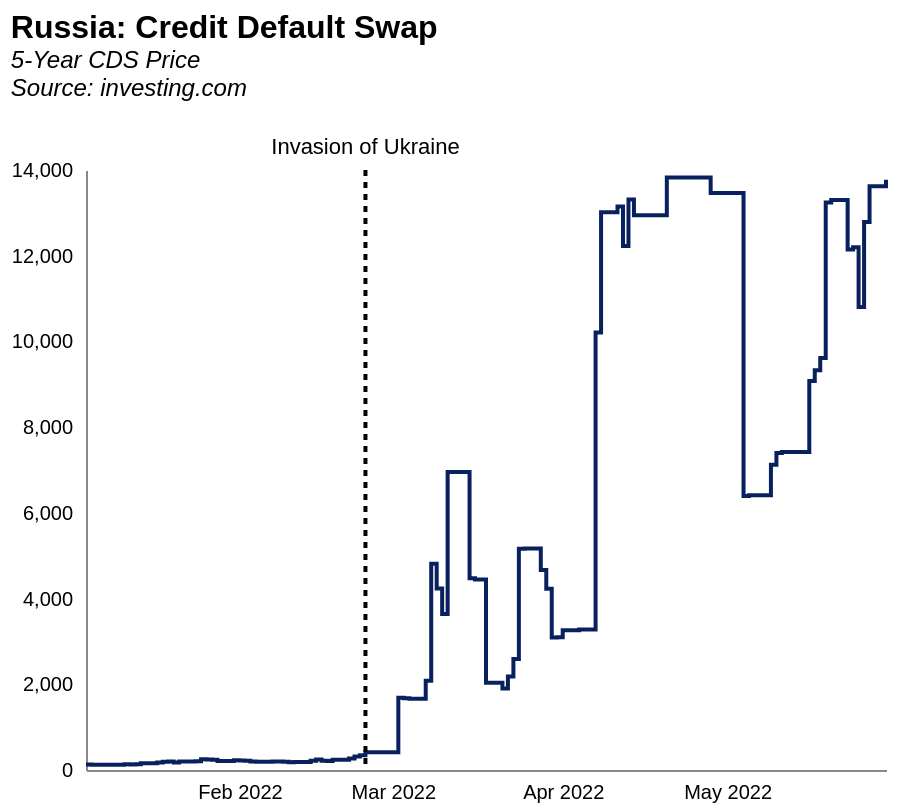

Specify this chart in Vega-Lite:
### Vega-Lite specification from a JSON file in a GitHub repository (floating-point values rounded to 4 significant figures)
{"config": {"axisX": {"labelPadding": 6, "tickOpacity": 0, "title": null, "grid": false, "ticks": false, "labelSeparation": 10}, "axisY": {"title": null, "grid": false, "tickOpacity": 0}, "title": {"fontSize": 16, "subtitleFontSize": 12, "subtitleFontStyle": "italic", "anchor": "start", "color": "black"}, "view": {"stroke": "transparent"}}, "layer": [{"data": {"name": "data-6e4a379e51b684f19b6fab970d4649a0"}, "mark": {"type": "line", "color": "rgb(9, 32, 95)", "interpolate": "step-after"}, "encoding": {"x": {"axis": {"format": "%b %Y"}, "field": "Date", "title": "", "type": "temporal"}, "y": {"field": "Value", "title": "", "type": "quantitative"}}}, {"data": {"name": "data-f1dd4e4b9fa9204019b4b6419f90ef77"}, "mark": {"type": "rule", "color": "black", "size": 2, "strokeDash": [3, 3]}, "encoding": {"x": {"field": "Date", "type": "temporal"}}}, {"data": {"name": "data-cd2b223828542871290781260c819e6b"}, "mark": {"type": "text", "color": "black", "dy": -15, "text": "Invasion of Ukraine"}, "encoding": {"x": {"field": "Date", "type": "temporal"}, "y": {"field": "Value", "type": "quantitative"}}}], "height": 300, "title": {"text": "Russia: Credit Default Swap", "subtitle": ["5-Year CDS Price", "Source: investing.com", ""]}, "width": 400, "$schema": "https://vega.github.io/schema/vega-lite/v5.8.0.json", "datasets": {"data-6e4a379e51b684f19b6fab970d4649a0": [{"Date": "2022-05-30T00:00:00", "Price": "13,775.17", "Open": "13,775.17", "High": "13,775.17", "Low": "13,775.17", "Change %": "1.15%", "Value": 13780.0}, {"Date": "2022-05-27T00:00:00", "Price": "13,618.26", "Open": "13,618.26", "High": "13,618.26", "Low": "13,618.26", "Change %": "6.51%", "Value": 13620.0}, {"Date": "2022-05-26T00:00:00", "Price": "12,785.99", "Open": "12,785.99", "High": "12,785.99", "Low": "12,785.99", "Change %": "18.35%", "Value": 12790.0}, {"Date": "2022-05-25T00:00:00", "Price": "10,803.99", "Open": "10,803.99", "High": "10,803.99", "Low": "10,803.99", "Change %": "-11.43%", "Value": 10800.0}, {"Date": "2022-05-24T00:00:00", "Price": "12,198.86", "Open": "12,198.86", "High": "12,198.86", "Low": "12,198.86", "Change %": "0.45%", "Value": 12200.0}, {"Date": "2022-05-23T00:00:00", "Price": "12,144.57", "Open": "12,144.57", "High": "12,144.57", "Low": "12,144.57", "Change %": "-8.69%", "Value": 12140.0}, {"Date": "2022-05-20T00:00:00", "Price": "13,301.03", "Open": "13,301.03", "High": "13,301.03", "Low": "13,301.03", "Change %": "0.46%", "Value": 13300.0}, {"Date": "2022-05-19T00:00:00", "Price": "13,239.71", "Open": "13,239.71", "High": "13,239.71", "Low": "13,239.71", "Change %": "37.75%", "Value": 13240.0}, {"Date": "2022-05-18T00:00:00", "Price": "9,611.44", "Open": "9,611.44", "High": "9,611.44", "Low": "9,611.44", "Change %": "3.03%", "Value": 9611.0}, {"Date": "2022-05-17T00:00:00", "Price": "9,328.45", "Open": "9,328.45", "High": "9,328.45", "Low": "9,328.45", "Change %": "2.78%", "Value": 9328.0}, {"Date": "2022-05-16T00:00:00", "Price": "9,076.03", "Open": "9,076.03", "High": "9,076.03", "Low": "9,076.03", "Change %": "22.35%", "Value": 9076.0}, {"Date": "2022-05-13T00:00:00", "Price": "7,417.83", "Open": "7,417.83", "High": "7,417.83", "Low": "7,417.83", "Change %": "0.01%", "Value": 7418.0}, {"Date": "2022-05-12T00:00:00", "Price": "7,417.23", "Open": "7,417.23", "High": "7,417.23", "Low": "7,417.23", "Change %": "0.00%", "Value": 7417.0}, {"Date": "2022-05-11T00:00:00", "Price": "7,417.23", "Open": "7,417.23", "High": "7,417.23", "Low": "7,417.23", "Change %": "0.28%", "Value": 7417.0}, {"Date": "2022-05-10T00:00:00", "Price": "7,396.53", "Open": "7,396.53", "High": "7,396.53", "Low": "7,396.53", "Change %": "3.87%", "Value": 7397.0}, {"Date": "2022-05-09T00:00:00", "Price": "7,121.10", "Open": "7,121.10", "High": "7,121.10", "Low": "7,121.10", "Change %": "11.12%", "Value": 7121.0}, {"Date": "2022-05-06T00:00:00", "Price": "6,408.42", "Open": "6,408.42", "High": "6,408.42", "Low": "6,408.42", "Change %": "0.00%", "Value": 6408.0}, {"Date": "2022-05-05T00:00:00", "Price": "6,408.42", "Open": "6,408.42", "High": "6,408.42", "Low": "6,408.42", "Change %": "0.25%", "Value": 6408.0}, {"Date": "2022-05-04T00:00:00", "Price": "6,392.31", "Open": "6,392.31", "High": "6,392.31", "Low": "6,392.31", "Change %": "-52.51%", "Value": 6392.0}, {"Date": "2022-04-28T00:00:00", "Price": "13,460.57", "Open": "13,460.57", "High": "13,460.57", "Low": "13,460.57", "Change %": "-2.62%", "Value": 13460.0}, {"Date": "2022-04-20T00:00:00", "Price": "13,822.99", "Open": "13,822.99", "High": "13,822.99", "Low": "13,822.99", "Change %": "6.80%", "Value": 13820.0}, {"Date": "2022-04-19T00:00:00", "Price": "12,943.23", "Open": "12,943.23", "High": "12,943.23", "Low": "12,943.23", "Change %": "0.00%", "Value": 12940.0}, {"Date": "2022-04-18T00:00:00", "Price": "12,943.23", "Open": "12,943.23", "High": "12,943.23", "Low": "12,943.23", "Change %": "0.00%", "Value": 12940.0}, {"Date": "2022-04-14T00:00:00", "Price": "12,943.23", "Open": "12,943.23", "High": "12,943.23", "Low": "12,943.23", "Change %": "-2.75%", "Value": 12940.0}, {"Date": "2022-04-13T00:00:00", "Price": "13,309.53", "Open": "13,309.53", "High": "13,309.53", "Low": "13,309.53", "Change %": "8.85%", "Value": 13310.0}, {"Date": "2022-04-12T00:00:00", "Price": "12,227.72", "Open": "12,227.72", "High": "12,227.72", "Low": "12,227.72", "Change %": "-7.01%", "Value": 12230.0}, {"Date": "2022-04-11T00:00:00", "Price": "13,148.91", "Open": "13,148.91", "High": "13,148.91", "Low": "13,148.91", "Change %": "1.04%", "Value": 13150.0}, {"Date": "2022-04-08T00:00:00", "Price": "13,013.86", "Open": "13,013.86", "High": "13,013.86", "Low": "13,013.86", "Change %": "27.50%", "Value": 13010.0}, {"Date": "2022-04-07T00:00:00", "Price": "10,207.32", "Open": "10,207.32", "High": "10,207.32", "Low": "10,207.32", "Change %": "211.21%", "Value": 10210.0}, {"Date": "2022-04-05T00:00:00", "Price": "3,279.87", "Open": "3,279.87", "High": "3,279.87", "Low": "3,279.87", "Change %": "0.04%", "Value": 3280.0}, {"Date": "2022-04-04T00:00:00", "Price": "3,278.67", "Open": "3,278.67", "High": "3,278.67", "Low": "3,278.67", "Change %": "0.56%", "Value": 3279.0}, {"Date": "2022-04-01T00:00:00", "Price": "3,260.49", "Open": "3,260.49", "High": "3,260.49", "Low": "3,260.49", "Change %": "5.34%", "Value": 3260.0}, {"Date": "2022-03-31T00:00:00", "Price": "3,095.30", "Open": "3,095.30", "High": "3,095.30", "Low": "3,095.30", "Change %": "0.06%", "Value": 3095.0}, {"Date": "2022-03-30T00:00:00", "Price": "3,093.40", "Open": "3,093.40", "High": "3,093.40", "Low": "3,093.40", "Change %": "-26.82%", "Value": 3093.0}, {"Date": "2022-03-29T00:00:00", "Price": "4,227.29", "Open": "4,227.29", "High": "4,227.29", "Low": "4,227.29", "Change %": "-9.36%", "Value": 4227.0}, {"Date": "2022-03-28T00:00:00", "Price": "4,663.86", "Open": "4,663.86", "High": "4,663.86", "Low": "4,663.86", "Change %": "-9.79%", "Value": 4664.0}, {"Date": "2022-03-25T00:00:00", "Price": "5,170.27", "Open": "5,170.27", "High": "5,170.27", "Low": "5,170.27", "Change %": "0.16%", "Value": 5170.0}, {"Date": "2022-03-24T00:00:00", "Price": "5,162.14", "Open": "5,162.14", "High": "5,162.14", "Low": "5,162.14", "Change %": "99.34%", "Value": 5162.0}, {"Date": "2022-03-23T00:00:00", "Price": "2,589.57", "Open": "2,589.57", "High": "2,589.57", "Low": "2,589.57", "Change %": "18.64%", "Value": 2590.0}, {"Date": "2022-03-22T00:00:00", "Price": "2,182.70", "Open": "2,182.70", "High": "2,182.70", "Low": "2,182.70", "Change %": "14.62%", "Value": 2183.0}, {"Date": "2022-03-21T00:00:00", "Price": "1,904.30", "Open": "1,904.30", "High": "1,904.30", "Low": "1,904.30", "Change %": "-6.52%", "Value": 1904.0}, {"Date": "2022-03-18T00:00:00", "Price": "2,037.05", "Open": "2,037.05", "High": "2,037.05", "Low": "2,037.05", "Change %": "-54.19%", "Value": 2037.0}, {"Date": "2022-03-16T00:00:00", "Price": "4,446.79", "Open": "4,446.79", "High": "4,446.79", "Low": "4,446.79", "Change %": "-0.59%", "Value": 4447.0}, {"Date": "2022-03-15T00:00:00", "Price": "4,473.31", "Open": "4,473.31", "High": "4,473.31", "Low": "4,473.31", "Change %": "-35.67%", "Value": 4473.0}, {"Date": "2022-03-11T00:00:00", "Price": "6,954.17", "Open": "6,954.17", "High": "6,954.17", "Low": "6,954.17", "Change %": "91.16%", "Value": 6954.0}, {"Date": "2022-03-10T00:00:00", "Price": "3,637.94", "Open": "3,637.94", "High": "3,637.94", "Low": "3,637.94", "Change %": "-14.14%", "Value": 3638.0}, {"Date": "2022-03-09T00:00:00", "Price": "4,236.94", "Open": "4,236.94", "High": "4,236.94", "Low": "4,236.94", "Change %": "-11.96%", "Value": 4237.0}, {"Date": "2022-03-08T00:00:00", "Price": "4,812.32", "Open": "4,812.32", "High": "4,812.32", "Low": "4,812.32", "Change %": "131.17%", "Value": 4812.0}, {"Date": "2022-03-07T00:00:00", "Price": "2,081.69", "Open": "2,081.69", "High": "2,081.69", "Low": "2,081.69", "Change %": "25.23%", "Value": 2082.0}, {"Date": "2022-03-04T00:00:00", "Price": "1,662.24", "Open": "1,662.24", "High": "1,662.24", "Low": "1,662.24", "Change %": "-0.78%", "Value": 1662.0}, {"Date": "2022-03-03T00:00:00", "Price": "1,675.24", "Open": "1,675.24", "High": "1,675.24", "Low": "1,675.24", "Change %": "-0.63%", "Value": 1675.0}, {"Date": "2022-03-02T00:00:00", "Price": "1,685.86", "Open": "1,685.86", "High": "1,685.86", "Low": "1,685.86", "Change %": "308.71%", "Value": 1686.0}, {"Date": "2022-02-24T00:00:00", "Price": "412.48", "Open": "412.48", "High": "412.48", "Low": "412.48", "Change %": "20.04%", "Value": 412.5}, {"Date": "2022-02-23T00:00:00", "Price": "343.62", "Open": "343.62", "High": "343.62", "Low": "343.62", "Change %": "9.80%", "Value": 343.6}, {"Date": "2022-02-22T00:00:00", "Price": "312.94", "Open": "312.94", "High": "312.94", "Low": "312.94", "Change %": "16.56%", "Value": 312.9}, {"Date": "2022-02-21T00:00:00", "Price": "268.49", "Open": "268.49", "High": "268.49", "Low": "268.49", "Change %": "12.46%", "Value": 268.5}, {"Date": "2022-02-18T00:00:00", "Price": "238.74", "Open": "238.74", "High": "238.74", "Low": "238.74", "Change %": "14.31%", "Value": 238.7}, {"Date": "2022-02-17T00:00:00", "Price": "208.86", "Open": "208.86", "High": "208.86", "Low": "208.86", "Change %": "-3.67%", "Value": 208.9}, {"Date": "2022-02-16T00:00:00", "Price": "216.82", "Open": "216.82", "High": "216.82", "Low": "216.82", "Change %": "-12.05%", "Value": 216.8}, {"Date": "2022-02-15T00:00:00", "Price": "246.53", "Open": "246.53", "High": "246.53", "Low": "246.53", "Change %": "14.19%", "Value": 246.5}, {"Date": "2022-02-14T00:00:00", "Price": "215.89", "Open": "215.89", "High": "215.89", "Low": "215.89", "Change %": "16.68%", "Value": 215.9}, {"Date": "2022-02-11T00:00:00", "Price": "185.03", "Open": "185.03", "High": "185.03", "Low": "185.03", "Change %": "3.30%", "Value": 185.0}, {"Date": "2022-02-10T00:00:00", "Price": "179.12", "Open": "179.12", "High": "179.12", "Low": "179.12", "Change %": "-7.21%", "Value": 179.1}, {"Date": "2022-02-09T00:00:00", "Price": "193.03", "Open": "193.03", "High": "193.03", "Low": "193.03", "Change %": "-3.03%", "Value": 193.0}, {"Date": "2022-02-08T00:00:00", "Price": "199.06", "Open": "199.06", "High": "199.06", "Low": "199.06", "Change %": "0.03%", "Value": 199.1}, {"Date": "2022-02-07T00:00:00", "Price": "199.01", "Open": "199.01", "High": "199.01", "Low": "199.01", "Change %": "2.51%", "Value": 199.0}, {"Date": "2022-02-04T00:00:00", "Price": "194.14", "Open": "194.14", "High": "194.14", "Low": "194.14", "Change %": "-2.98%", "Value": 194.1}, {"Date": "2022-02-03T00:00:00", "Price": "200.1", "Open": "200.1", "High": "200.1", "Low": "200.1", "Change %": "-8.18%", "Value": 200.1}, {"Date": "2022-02-02T00:00:00", "Price": "217.93", "Open": "217.93", "High": "217.93", "Low": "217.93", "Change %": "-1.78%", "Value": 217.9}, {"Date": "2022-02-01T00:00:00", "Price": "221.88", "Open": "221.88", "High": "221.88", "Low": "221.88", "Change %": "-2.65%", "Value": 221.9}, {"Date": "2022-01-31T00:00:00", "Price": "227.93", "Open": "227.93", "High": "227.93", "Low": "227.93", "Change %": "7.51%", "Value": 227.9}, {"Date": "2022-01-28T00:00:00", "Price": "212.01", "Open": "212.01", "High": "212.01", "Low": "212.01", "Change %": "-10.49%", "Value": 212.0}, {"Date": "2022-01-27T00:00:00", "Price": "236.86", "Open": "236.86", "High": "236.86", "Low": "236.86", "Change %": "-3.19%", "Value": 236.9}, {"Date": "2022-01-26T00:00:00", "Price": "244.66", "Open": "244.66", "High": "244.66", "Low": "244.66", "Change %": "-1.58%", "Value": 244.7}, {"Date": "2022-01-25T00:00:00", "Price": "248.58", "Open": "248.58", "High": "248.58", "Low": "248.58", "Change %": "22.47%", "Value": 248.6}, {"Date": "2022-01-24T00:00:00", "Price": "202.98", "Open": "202.98", "High": "202.98", "Low": "202.98", "Change %": "1.02%", "Value": 203.0}, {"Date": "2022-01-21T00:00:00", "Price": "200.93", "Open": "200.93", "High": "200.93", "Low": "200.93", "Change %": "14.71%", "Value": 200.9}, {"Date": "2022-01-20T00:00:00", "Price": "175.17", "Open": "175.17", "High": "175.17", "Low": "175.17", "Change %": "-12.82%", "Value": 175.2}, {"Date": "2022-01-19T00:00:00", "Price": "200.93", "Open": "200.93", "High": "200.93", "Low": "200.93", "Change %": "5.67%", "Value": 200.9}, {"Date": "2022-01-18T00:00:00", "Price": "190.15", "Open": "190.15", "High": "190.15", "Low": "190.15", "Change %": "8.55%", "Value": 190.2}, {"Date": "2022-01-17T00:00:00", "Price": "175.17", "Open": "175.17", "High": "175.17", "Low": "175.17", "Change %": "10.67%", "Value": 175.2}, {"Date": "2022-01-14T00:00:00", "Price": "158.28", "Open": "158.28", "High": "158.28", "Low": "158.28", "Change %": "17.65%", "Value": 158.3}, {"Date": "2022-01-13T00:00:00", "Price": "134.54", "Open": "134.54", "High": "134.54", "Low": "134.54", "Change %": "3.81%", "Value": 134.5}, {"Date": "2022-01-12T00:00:00", "Price": "129.6", "Open": "129.6", "High": "129.6", "Low": "129.6", "Change %": "-1.50%", "Value": 129.6}, {"Date": "2022-01-11T00:00:00", "Price": "131.58", "Open": "131.58", "High": "131.58", "Low": "131.58", "Change %": "5.53%", "Value": 131.6}, {"Date": "2022-01-10T00:00:00", "Price": "124.68", "Open": "124.68", "High": "124.68", "Low": "124.68", "Change %": "0.81%", "Value": 124.7}, {"Date": "2022-01-07T00:00:00", "Price": "123.68", "Open": "123.68", "High": "123.68", "Low": "123.68", "Change %": "3.28%", "Value": 123.7}, {"Date": "2022-01-06T00:00:00", "Price": "119.75", "Open": "119.75", "High": "119.75", "Low": "119.75", "Change %": "0.02%", "Value": 119.8}, {"Date": "2022-01-05T00:00:00", "Price": "119.73", "Open": "119.73", "High": "119.73", "Low": "119.73", "Change %": "-4.71%", "Value": 119.7}, {"Date": "2022-01-04T00:00:00", "Price": "125.65", "Open": "125.65", "High": "125.65", "Low": "119.71", "Change %": "-0.02%", "Value": 125.7}], "data-f1dd4e4b9fa9204019b4b6419f90ef77": [{"Date": "2022-02-24T00:00:00"}], "data-cd2b223828542871290781260c819e6b": [{"Date": "2022-02-24T00:00:00", "Value": 13820.0}]}}
